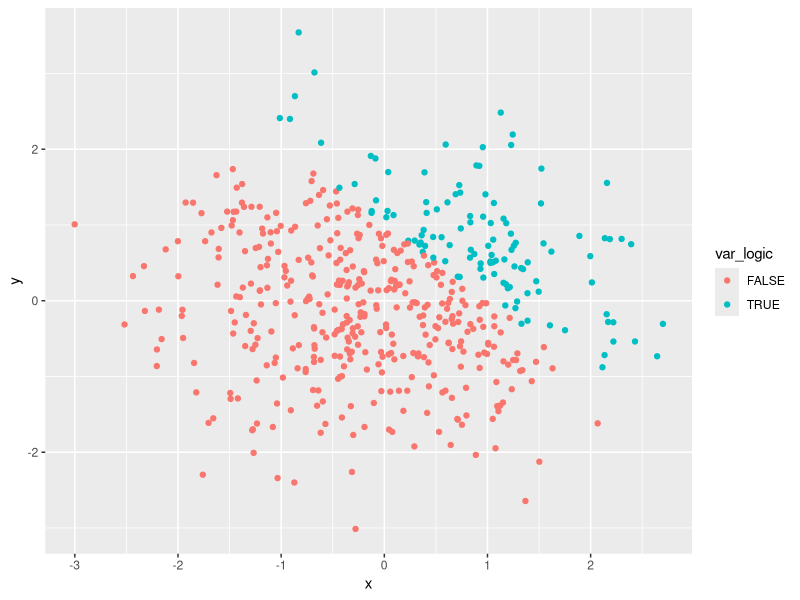
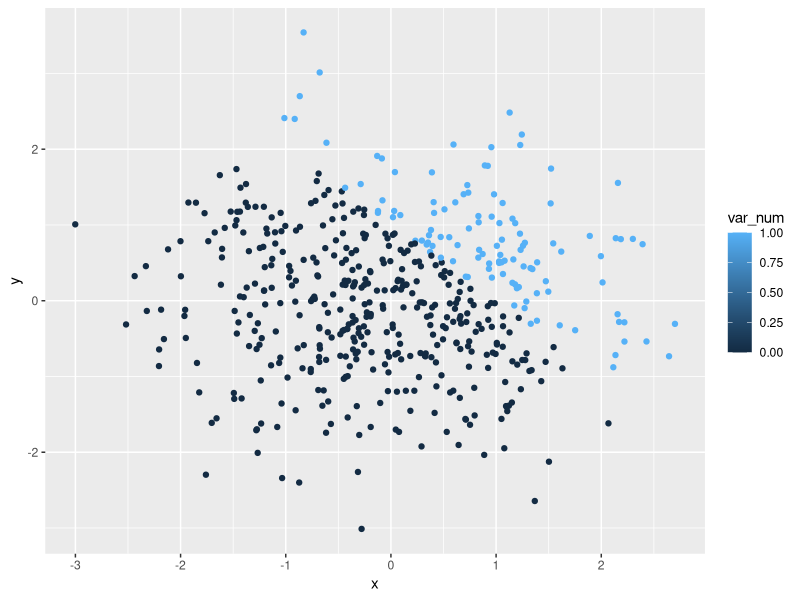
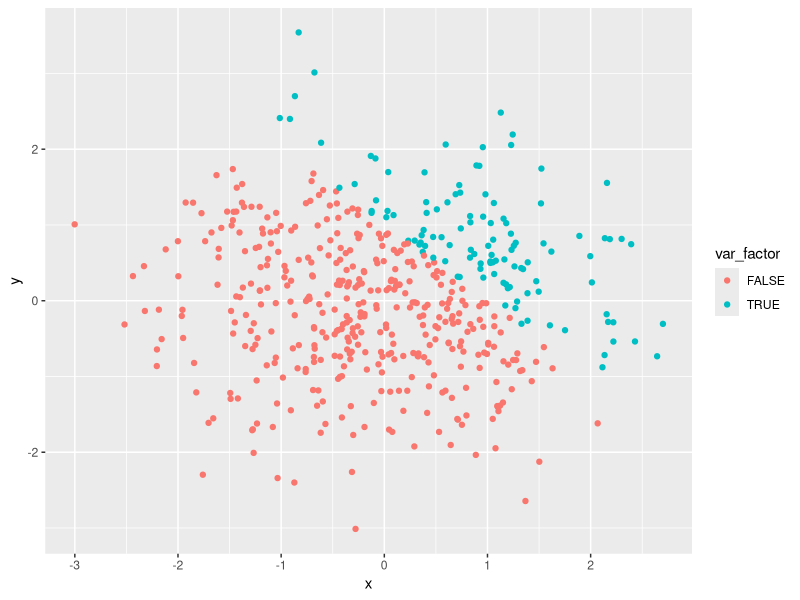
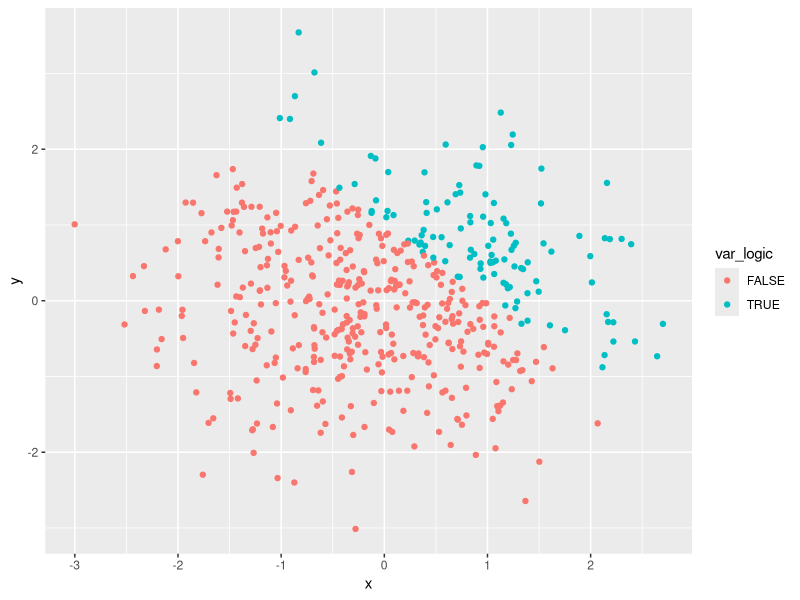

These figures' R source, in order:
## ---- chunk 1
knitr::opts_chunk$set(echo = TRUE)
library(tidyverse)
## ---- chunk 2
set.seed(1)

problem1_df = tibble(
  sample = rnorm(8),
  sample_logic = sample > 0,
  sample_char = c("hellow", "world", "this", "this", "is", "a","test", "!"),
  sample_factor = factor(c("apple", "banana", "grape", "banana", "grape",
                           "apple", "grape", "apple"))
)

mean(pull(problem1_df, sample))

mean(pull(problem1_df, sample_logic))

mean(pull(problem1_df, sample_char))

mean(pull(problem1_df, sample_factor))
## ---- chunk 3
as.numeric(pull(problem1_df, sample_logic))

as.numeric(pull(problem1_df, sample_char))

as.numeric(pull(problem1_df, sample_factor))
## ---- chunk 4
as.numeric(pull(problem1_df, sample_logic)) * pull(problem1_df, sample)

as.factor(pull(problem1_df, sample_logic)) * pull(problem1_df, sample)

as.numeric(as.factor(pull(problem1_df, sample_logic))) * pull(problem1_df, sample)
## ---- chunk 5
set.seed(10)

problem2_df = tibble(
  x = rnorm(500),
  y = rnorm(500),
  var_logic = x + y > 1,
  var_num = as.numeric(var_logic),
  var_factor = as.factor(var_logic)
)
## ---- chunk 6
ggplot(problem2_df, aes(x = x, y = y, color = var_logic)) + geom_point()

ggplot(problem2_df, aes(x = x, y = y, color = var_num)) + geom_point()

ggplot(problem2_df, aes(x = x, y = y, color = var_factor)) + geom_point()
## ---- chunk 7
ggsave("scatter_plot.pdf", plot = ggplot(problem2_df, aes(x = x, y = y, color = var_logic)) + geom_point())
